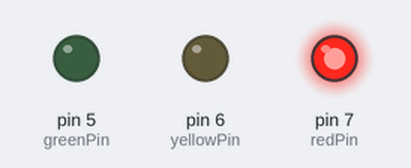
A sketch run on a simulated Arduino Uno, built with avr-gcc and run on an emulated ATmega328P. Shown: output pins drawn as LEDs (lit = HIGH).

Above: at 1.0 s.
At 5.0 s:
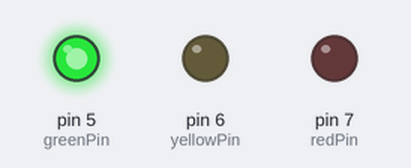
At 7.0 s:
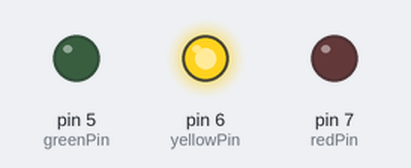
Timing chart, 0 to 10.4 s (numbered marks = the images above):
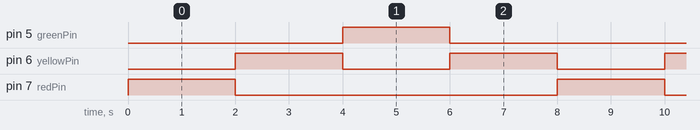

The sketch:

TrafficLightCode.ino
```cpp
/*
Project: Traffic Light Simulation
File Name: TrafficLightCode.ino

Programming Language:
C++ (Arduino Framework)

Simulation Link:
 https://www.tinkercad.com/things/5v56fLbzdJk/editel?sharecode=JlhfrvMiHM9mBp0TYKD7Kpra5NxuEfRPEh_fADBrclM

Description:
This program simulates a basic traffic light system using three LEDs connected to an Arduino board.

Traffic Light Sequence:

1. Red ON (Stop) – 2 seconds
2. Yellow ON, Red OFF (Prepare to move) – 2 seconds
3. Green ON, Yellow OFF (Go) – 2 seconds
4. Yellow ON, Green OFF (Prepare to stop) – 2 seconds
5. Yellow OFF → Loop restarts

Hardware Connections:
Red LED    → Pin 7
Yellow LED → Pin 6
Green LED  → Pin 5
*/

int redPin = 7;        // Pin connected to Red LED
int yellowPin = 6;     // Pin connected to Yellow LED
int greenPin = 5;      // Pin connected to Green LED

void setup() {
  // Configure the LED pins as OUTPUT
  pinMode(redPin, OUTPUT);
  pinMode(yellowPin, OUTPUT);
  pinMode(greenPin, OUTPUT);
}

void loop() {
  // Turn on Red LED (Stop)
  digitalWrite(redPin, HIGH);
  delay(2000);  // Wait 2 seconds

  // Turn on Yellow LED (Prepare to move), turn off Red LED
  digitalWrite(yellowPin, HIGH);
  digitalWrite(redPin, LOW);
  delay(2000);  // Wait 2 seconds

  // Turn on Green LED (Go), turn off Yellow LED
  digitalWrite(greenPin, HIGH);
  digitalWrite(yellowPin, LOW);
  delay(2000);  // Wait 2 seconds

  // Turn on Yellow LED (Prepare to stop), turn off Green LED
  digitalWrite(yellowPin, HIGH);
  digitalWrite(greenPin, LOW);
  delay(2000);  // Wait 2 seconds

  // Turn off Yellow LED, loop will restart
  digitalWrite(yellowPin, LOW);
}
```

Measured:
- by itself, pin 5 (greenPin), pin 7 (redPin): alternates HIGH for 2.0 s and LOW for 6.0 s
- by itself, pin 6 (yellowPin): alternates HIGH for 2.0 s and LOW for 2.0 s
- by itself, everything shown: repeats every 8.0 s, in 5 steps
